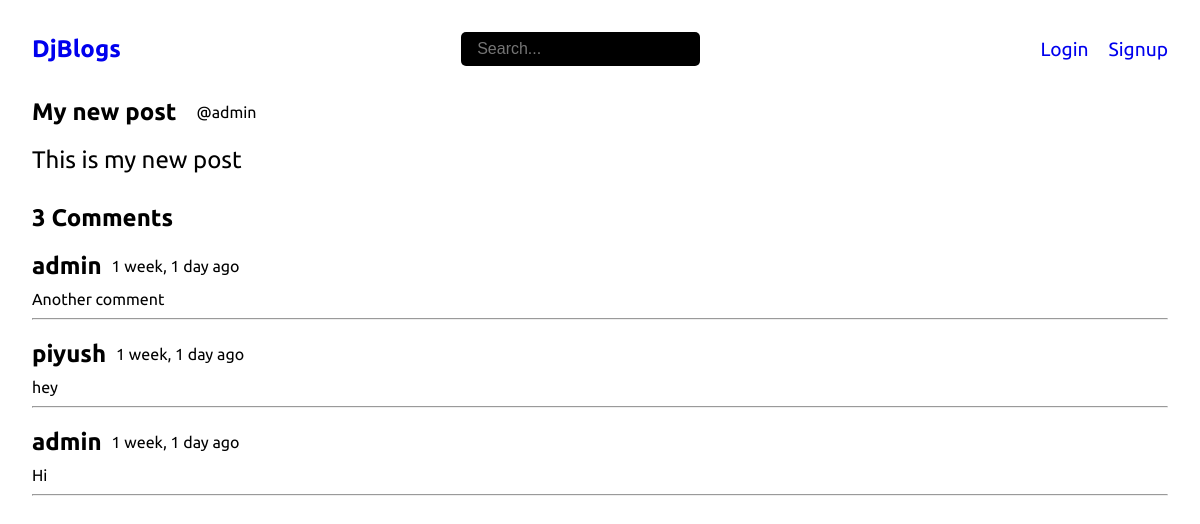
The app's page /post/4/ with its own data.
### base/models.py (models this page shows, shortened)
class Post(models.Model):
    title = models.CharField(max_length=100)
    body = models.TextField()
    author = models.ForeignKey(User, on_delete=models.CASCADE)
    created = models.DateTimeField(auto_now_add=True)
    updated = models.DateTimeField(auto_now=True)
    class Meta:
        ordering = ["-created"]

class Comment(models.Model):
    author = models.ForeignKey(User, on_delete=models.CASCADE)
    post = models.ForeignKey("Post", on_delete=models.CASCADE)
    comment = models.CharField(max_length=100)
    created = models.DateTimeField(auto_now_add=True)
    class Meta:
        ordering = ["-created"]

### base/views.py (the view, shortened to what this page needs)
# urls.py: path("post/<str:pk>/", views.getPost, name="post_detail") ,
def getPost(request, pk):
    post = Post.objects.get(id=pk)
    return render(request, "post_detail.html", { "post":post })

### templates/post_detail.html (shortened to what this page needs)
{% extends 'base.html' %}
{% load static %}
{% block content %}
    <div class="container">
        <div class="post-container">
            <div class="post-left">
                <div class="post-header">
                    <h1>{{post.title}}</h1>
                    <small>@{{post.author}}</small>
                </div>
                <p>{{post.body}}</p>
            </div>
        </div>
        <div class="comments-container">
            <h1>{{post.comment_set.all.count}} Comments</h1>
            <div class="comments-wrapper">
                {% for comment in post.comment_set.all %}
                <div class="comment">
                    <div class="comment-header">
                        <h1>{{comment.author}}</h1>
                        <p>{{comment.created|timesince}} ago</p>
                    </div>
                    <p>{{comment.comment}}</p>
                </div>
                <hr />
                {% endfor %}
            </div>
        </div>
    </div>
{% endblock content %}

### static/css/styles.css (style rules this page uses)
* { margin: 0; padding: 0; box-sizing: border-box; }
html { overflow: hidden; }
body { font-family: 'Ubuntu', sans-serif; overflow: hidden; }
.container { padding: 0 2rem; padding-bottom: 10px; }
.post-container .post-header { display: flex; align-items: center; }
.post-container .post-header h1 { font-size: 1.5rem; }
.post-container .post-header small { margin-left: 20px; font-size: 1rem; }
.post-container p { font-size: 1.5rem; margin-top: 20px; }
.post-container { display: flex; justify-content: space-between; align-items: center; }
.comments-container { margin-top: 30px; }
.comments-container h1 { font-size: 1.5rem; margin-bottom: 10px; }
.comment { margin-top: 20px; }
.comment-header { display: flex; align-items: center; }
.comment-header p { margin-left: 10px; }
.comments-wrapper p { margin-bottom: 10px; }

### records on screen
Post: title "My new post", author "admin", body "This is my new post", comment_set.all.count "3"
Comment: author "admin", created "1 week, 1 day", comment "Another comment"
Comment: author "piyush", created "1 week, 1 day", comment "hey"
Comment: author "admin", created "1 week, 1 day", comment "Hi"
